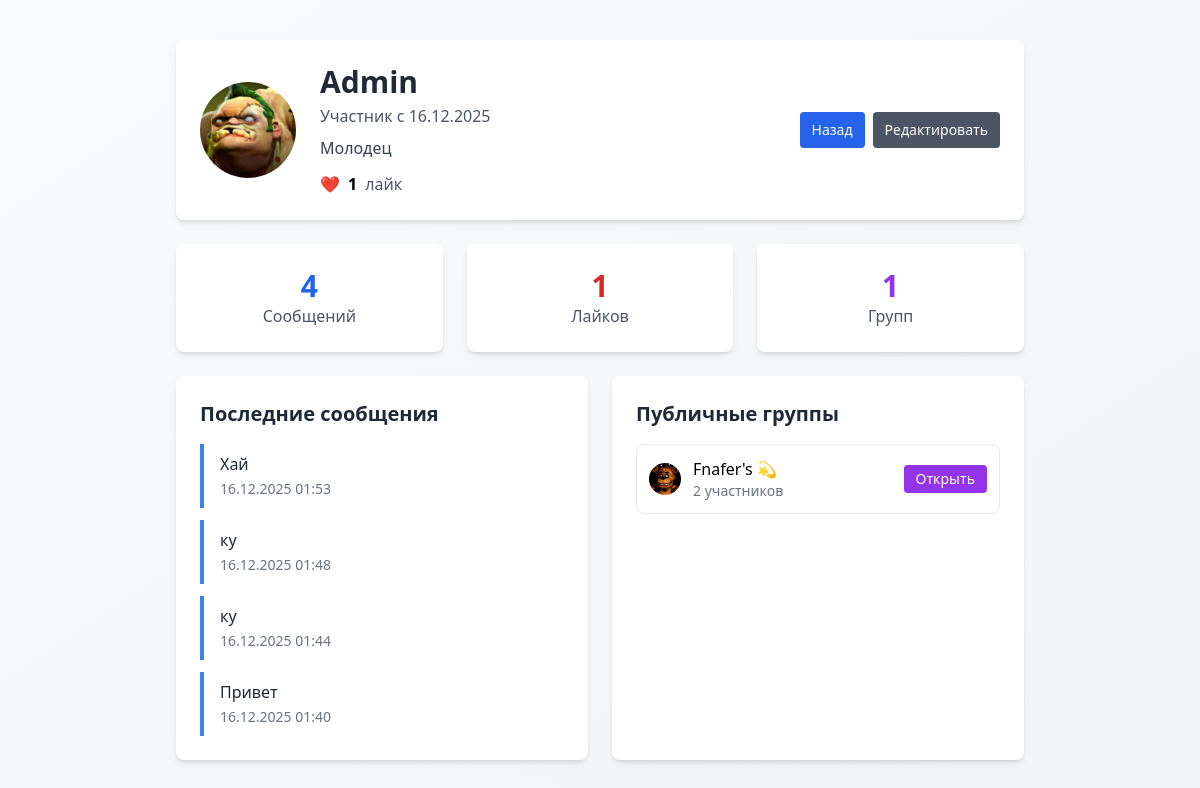
Page /chat/user/2/ (signed in) on the committed database.
### chat/models.py (models this page shows, shortened)
class UserProfile(models.Model):
    user = models.OneToOneField(User, on_delete=models.CASCADE)
    avatar = models.ImageField(upload_to='avatars/', blank=True, null=True)
    bio = models.TextField(max_length=500, blank=True)
    def get_likes_count(self):
        return self.user.received_likes.count()

class Message(models.Model):
    user = models.ForeignKey(User, on_delete=models.CASCADE)
    content = models.TextField()
    timestamp = models.DateTimeField(auto_now_add=True)

class Group(models.Model):
    name = models.CharField(max_length=100)
    description = models.TextField(max_length=500, blank=True)
    creator = models.ForeignKey(User, on_delete=models.CASCADE, related_name='created_groups')
    members = models.ManyToManyField(User, related_name='chat_groups', through='GroupMembership')
    avatar = models.ImageField(upload_to='group_avatars/', blank=True, null=True)
    is_private = models.BooleanField(default=False)  # Приватная группа требует приглашения
    created_at = models.DateTimeField(auto_now_add=True)

### chat/views.py (the view)
# urls.py: path('user/<int:user_id>/', views.user_profile_view, name='user_profile'),
@login_required
def user_profile_view(request, user_id):
    try:
        target_user = User.objects.get(id=user_id)
    except User.DoesNotExist:
        messages.error(request, 'Пользователь не найден.')
        return redirect('private_chats')
    profile, created = UserProfile.objects.get_or_create(user=target_user)
    from .models import UserLike
    is_liked = UserLike.objects.filter(from_user=request.user, to_user=target_user).exists()
    user_messages = Message.objects.filter(user=target_user).order_by('-timestamp')[:20]
    total_messages = Message.objects.filter(user=target_user).count()
    from .models import Group
    user_groups = Group.objects.filter(members=target_user, is_private=False)[:5]
    context = {
        'target_user': target_user,
        'profile': profile,
        'is_liked': is_liked,
        'likes_count': profile.get_likes_count(),
        'user_messages': user_messages,
        'total_messages': total_messages,
        'user_groups': user_groups,
        'join_date': target_user.date_joined,
    }
    return render(request, 'chat/user_profile.html', context)

### templates/chat/user_profile.html (shortened to what this page needs)
{% extends 'base.html' %}
{% load static %}
{% block content %}
<div class="max-w-4xl mx-auto p-6">
    <div class="bg-white rounded-lg shadow-md p-6 mb-6">
        <div class="flex flex-col lg:flex-row lg:items-center lg:justify-between space-y-4 lg:space-y-0">
            <div class="flex flex-col sm:flex-row sm:items-center space-y-4 sm:space-y-0 sm:space-x-6">
                {% if profile.avatar %}
                    <img src="{{ profile.avatar.url }}" alt="Аватар" class="w-24 h-24 rounded-full object-cover mx-auto sm:mx-0 flex-shrink-0">
                {% else %}
                    <div class="w-24 h-24 bg-blue-600 rounded-full flex items-center justify-center text-white text-3xl font-bold mx-auto sm:mx-0 flex-shrink-0">
                        {{ target_user.username|first|upper }}
                    </div>
                {% endif %}
                <div class="text-center sm:text-left">
                    <h1 class="text-3xl font-bold text-gray-800">{{ target_user.username }}</h1>
                    <p class="text-gray-600 mt-1">Участник с {{ join_date|date:"d.m.Y" }}</p>
                    {% if profile.bio %}
                        <p class="text-gray-700 mt-2 max-w-md">{{ profile.bio }}</p>
                    {% endif %}
                    <div class="flex items-center justify-center sm:justify-start space-x-2 mt-3">
                        <span class="text-red-500">❤️</span>
                        <span id="likes-count" class="font-semibold">{{ likes_count }}</span>
                        <span class="text-gray-600">лайк{{ likes_count|pluralize:"ов" }}</span>
                    </div>
                </div>
            </div>
            <div class="flex flex-col space-y-3 w-full sm:w-auto">
                <div class="flex space-x-2">
                    <a href="{% url 'private_chats' %}" class="flex-1 bg-blue-600 text-white px-3 py-2 rounded text-sm hover:bg-blue-700 transition text-center">
                        Назад
                    </a>
                    {% if target_user == user %}
                        <a href="{% url 'profile' %}" class="flex-1 bg-gray-600 text-white px-3 py-2 rounded text-sm hover:bg-gray-700 transition text-center">
                            Редактировать
                        </a>
                    {% endif %}
                </div>
            </div>
        </div>
    </div>
    <div class="grid grid-cols-1 md:grid-cols-3 gap-6 mb-6">
        <div class="bg-white rounded-lg shadow-md p-6 text-center">
            <div class="text-3xl font-bold text-blue-600">{{ total_messages }}</div>
            <div class="text-gray-600">Сообщений</div>
        </div>
        <div class="bg-white rounded-lg shadow-md p-6 text-center">
            <div class="text-3xl font-bold text-red-600">{{ likes_count }}</div>
            <div class="text-gray-600">Лайков</div>
        </div>
        <div class="bg-white rounded-lg shadow-md p-6 text-center">
            <div class="text-3xl font-bold text-purple-600">{{ user_groups.count }}</div>
            <div class="text-gray-600">Групп</div>
        </div>
    </div>
    <div class="grid grid-cols-1 lg:grid-cols-2 gap-6">
        <div class="bg-white rounded-lg shadow-md p-6">
            <h2 class="text-xl font-bold text-gray-800 mb-4">Последние сообщения</h2>
            {% if user_messages %}
                <div class="space-y-3 max-h-96 overflow-y-auto">
                    {% for message in user_messages %}
                        <div class="border-l-4 border-blue-500 pl-4 py-2">
                            <p class="text-gray-800">{{ message.content }}</p>
                            <span class="text-sm text-gray-500">{{ message.timestamp|date:"d.m.Y H:i" }}</span>
                        </div>
                    {% endfor %}
                </div>
            {% else %}
                <div class="text-center text-gray-500 py-8">
                    <p>Пользователь еще не отправил сообщений</p>
                </div>
            {% endif %}
        </div>
        <div class="bg-white rounded-lg shadow-md p-6">
            <h2 class="text-xl font-bold text-gray-800 mb-4">Публичные группы</h2>
            {% if user_groups %}
                <div class="space-y-3">
                    {% for group in user_groups %}
                        <div class="flex items-center justify-between p-3 border rounded-lg">
                            <div class="flex items-center space-x-3">
                                {% if group.avatar %}
                                    <img src="{{ group.avatar.url }}" alt="Аватар группы" class="w-8 h-8 rounded-full object-cover">
                                {% else %}
                                    <div class="w-8 h-8 bg-purple-600 rounded-full flex items-center justify-center text-white text-sm font-bold">
                                        {{ group.name|first|upper }}
                                    </div>
                                {% endif %}
                                <div>
                                    <span class="font-medium">{{ group.name }}</span>
                                    <p class="text-sm text-gray-500">{{ group.members.count }} участник{{ group.members.count|pluralize:"ов" }}</p>
                                </div>
                            </div>
                            {% if user in group.members.all %}
                                <a href="{% url 'group_room' group.id %}" class="bg-purple-600 text-white px-3 py-1 rounded text-sm hover:bg-purple-700 transition">
                                    Открыть
                                </a>
                            {% else %}
                                <a href="{% url 'join_group' group.id %}" class="bg-green-600 text-white px-3 py-1 rounded text-sm hover:bg-green-700 transition">
                                    Войти
                                </a>
                            {% endif %}
                        </div>
                    {% endfor %}
                </div>
            {% else %}
                <div class="text-center text-gray-500 py-8">
                    <p>Пользователь не состоит в публичных группах</p>
                </div>
            {% endif %}
        </div>
    </div>
</div>
{% endblock %}

### templates/base.html (shortened to what this page needs)
<!DOCTYPE html>
<html lang="ru">
<head>
    {% load static %}
    <link href="{% static 'css/output.css' %}" rel="stylesheet">
    <script src="https://cdn.tailwindcss.com"></script>
</head>
<body class="bg-gradient-to-br from-gray-50 to-gray-100 min-h-screen">
    <div class="container mx-auto max-w-7xl p-2 sm:p-4">
        {% block content %}{% endblock %}
    </div>
</body>
</html>

### rows in the picture
UserProfile: avatar (picture), bio "Молодец"
Message: content "Хай", timestamp "16.12.2025 01:53"
Message: content "ку", timestamp "16.12.2025 01:48"
Message: content "ку", timestamp "16.12.2025 01:44"
Message: content "Привет", timestamp "16.12.2025 01:40"
Group: avatar (picture), name "Fnafer's 💫", members.count "2", shows "Открыть"

### other values in the picture
{{ target_user.username }} "Admin"
{{ join_date|date:"d.m.Y" }} "16.12.2025"
{{ likes_count }} "1"
{{ total_messages }} "4"
{{ user_groups.count }} "1"
